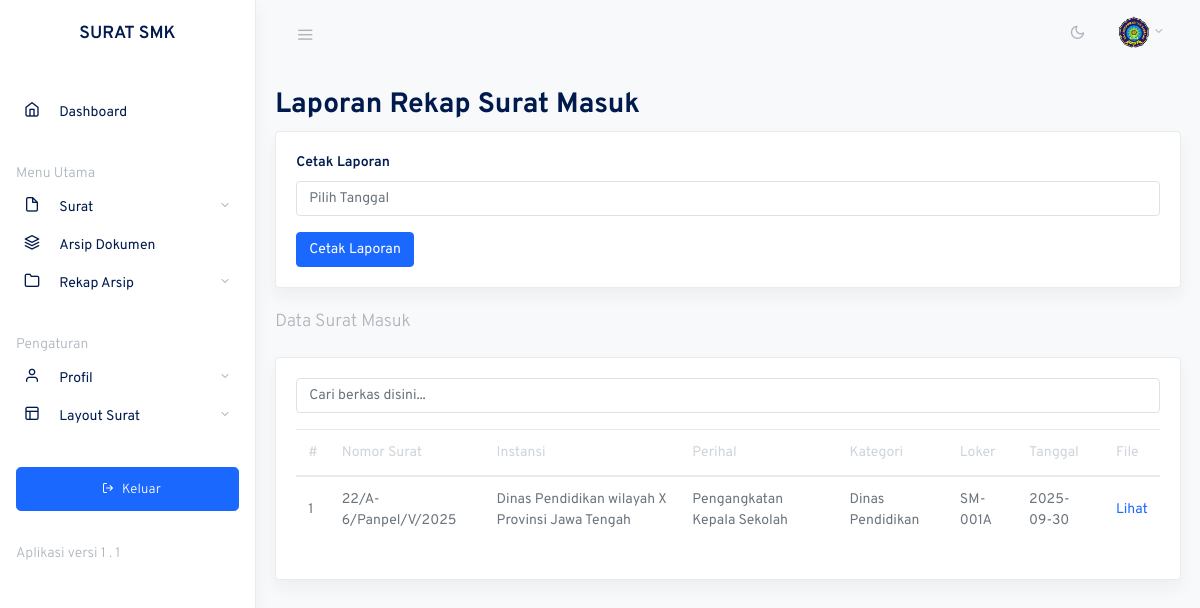
/rkmasuk.php (signed in), run on the app's committed database.
### tables this page shows
CREATE TABLE `tb_masuk` (
  `id_masuk` int(11) NOT NULL,
  `nomor` varchar(30) NOT NULL,
  `instansi` varchar(255) NOT NULL,
  `tanggal` date NOT NULL,
  `kategori` varchar(30) NOT NULL,
  `hal` varchar(255) NOT NULL,
  `nama_file` varchar(30) NOT NULL,
  `id_loker` varchar(30) NOT NULL
);

### rkmasuk.php (the view, shortened to what this page needs)
<?php
require_once 'include/config.php';
?>
	<?php
		include'include/header.php';
	?>
<main role="main" class="main-content">
    <h2>Laporan Rekap Surat Masuk</h2>
		<div class="card shadow mb-4">
			<div class="card-body">
				<p class="mb-2"><strong>Cetak Laporan</strong></p>
				<div class="form-group">
				<input type="text" name="datetimes" id="date-input1" class="form-control datetimes" placeholder="Pilih Tanggal"/>
				</div>
				<button type="button" id="printBtn" class="btn btn-primary" name="cetak-laporan">Cetak Laporan</button>
			</div>
		</div>
        <div class="row justify-content-center">
            <div class="col-12">
                <h2 class="h5 page-title text-muted">Data Surat Masuk</h2>
                <div class="row my-4">
                    <div class="col-md-12">
                        <div class="card shadow">
                            <div class="card-body">
                                    <div class="mb-3">
                                    <input
                                        type="text"
                                        id="searchInput"
                                        class="form-control"
                                        placeholder="Cari berkas disini..."
                                        onkeyup="filterTable()">
                                </div>
                                <table class="table datatables" id="dataTable-1">
                                    <thead>
                                        <tr>
                                            <th>#</th>
                                            <th>Nomor Surat</th>
                                            <th>Instansi</th>
                                            <th>Perihal</th>
                                            <th>Kategori</th>
                                            <th>Loker</th>
                                            <th>Tanggal</th>
                                            <th>File</th>
                                        </tr>
                                    </thead>
                                    <tbody>
                                        <?php
                                        $no = 1;
                                        $query = mysqli_query($config, "SELECT * FROM tb_masuk ORDER BY id_masuk DESC");
                                        while ($row = mysqli_fetch_assoc($query)) {
                                            echo "<tr>
                                                <td>{$no}</td>
                                                <td>" . htmlspecialchars($row['nomor']) . "</td>
                                                <td>" . htmlspecialchars($row['instansi']) . "</td>
                                                <td>" . htmlspecialchars($row['hal']) . "</td>
                                                <td>" . htmlspecialchars($row['kategori']) . "</td>
                                                <td>" . htmlspecialchars($row['id_loker']) . "</td>
                                                <td>" . htmlspecialchars($row['tanggal']) . "</td>
                                                <td><a href='" . htmlspecialchars($row['nama_file']) . "' target='_blank'>Lihat</a></td>
                                            </tr>";
                                            $no++;
                                        }
                                        ?>
                                    </tbody>
                                </table>
                            </div>
                        </div>
                    </div>
                </div>
            </div>
        </div>
</main>
	<?php
		include'include/footer.php';
	?>

### data on the page
tb_masuk: nomor "22/A-6/Panpel/V/2025", instansi "Dinas Pendidikan wilayah X Provinsi Jawa Tengah", hal "Pengangkatan Kepala Sekolah", kategori "Dinas Pendidikan", id_loker "SM-001A", tanggal "2025-09-30"
